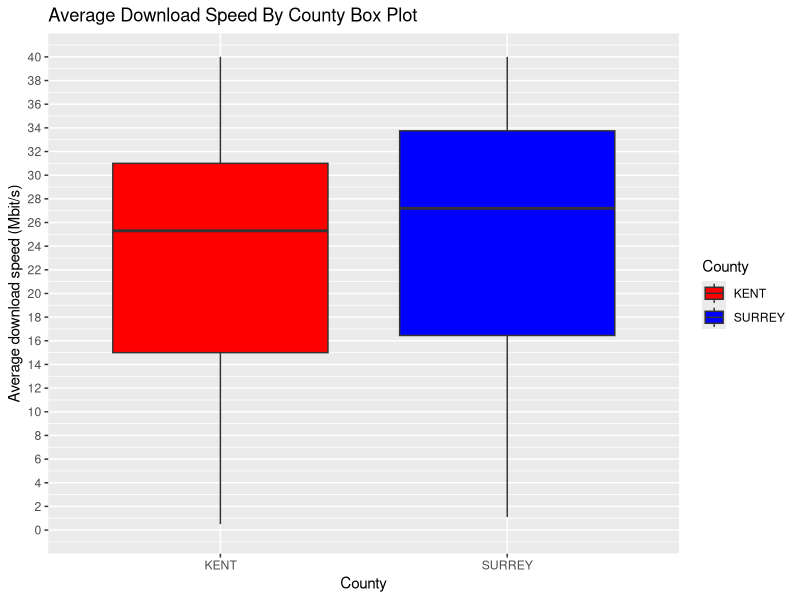
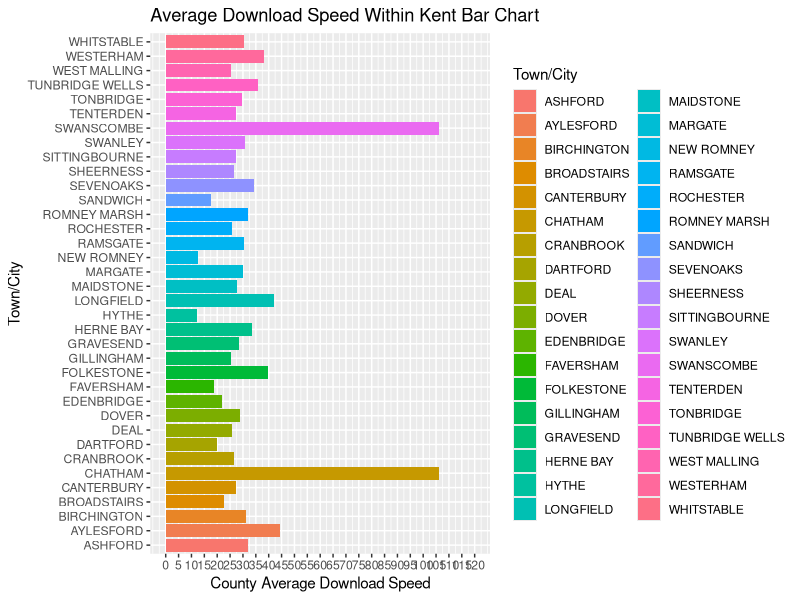
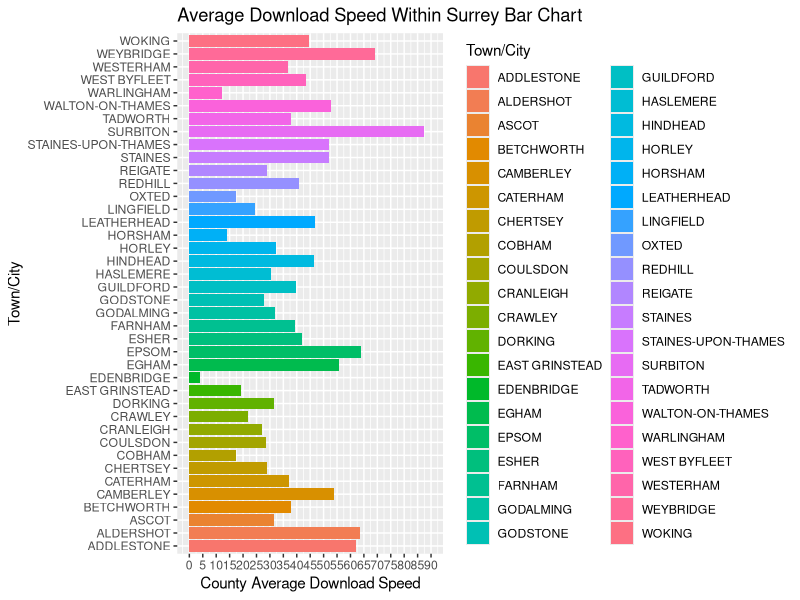

Write the R code that produced these figures, in order.
library(tidyverse)
library(dplyr)
library(lubridate)
library(ggplot2)
library("scales")

setwd("C:/Users/hacki/OneDrive/Desktop/Ronit_Bhujel_220050")

#importing the cleaned house prices
cleaned_broadband_speed= read_csv('Cleaned Data/Cleaned Broadband Speed.csv') 

#----------- Broadband Speed Box plot-----------#

#creating box plot to visualize average download speed in Kent and Surrey
cleaned_broadband_speed %>% 
  group_by(County) %>% #grouping by county since we are comparing counties only
  ggplot(aes(x = County, y = `Average download speed (Mbit/s)`, fill=County)) + #setting x-axis and y-axis values
  scale_y_continuous(limits=c(0,40), breaks = seq(0,40,2))+ #setting limits and breaks
  geom_boxplot() + #specifying the type of plot we need
  labs(title="Average Download Speed By County Box Plot") + #setting label for the chart 
  scale_fill_manual(values = c("red","blue"))

#----------- Broadband Speed Bar Charts-----------#

#creating bar chart to visualize average download speed in Kent
cleaned_broadband_speed %>% 
  filter(County== "KENT") %>% 
  group_by(`Town/City`) %>% #grouping by county since we are comparing counties only
  summarise(`County Average Download Speed`= mean(`Average download speed (Mbit/s)`)) %>% 
  ggplot(aes(x = `Town/City`, y = `County Average Download Speed`, fill=`Town/City`)) + #setting x-axis and y-axis values
  scale_y_continuous(limits=c(0,120), breaks = seq(0,120,5))+ #setting limits and breaks
  geom_bar(stat = "identity") + #specifying the type of plot we need 
  labs(title="Average Download Speed Within Kent Bar Chart") + #setting label for the chart  
  coord_flip()
  

#creating bar chart to visualize average download speed in Surrey
cleaned_broadband_speed %>% 
  filter(County== "SURREY") %>% 
  group_by(`Town/City`) %>% #grouping by county since we are comparing counties only
  summarise(`County Average Download Speed`= mean(`Average download speed (Mbit/s)`)) %>% 
  ggplot(aes(x = `Town/City`, y = `County Average Download Speed`, fill=`Town/City`)) + #setting x-axis and y-axis values
  scale_y_continuous(limits=c(0,90), breaks = seq(0,90,5))+ #setting limits and breaks
  geom_bar(stat = "identity") + #specifying the type of plot we need 
  labs(title="Average Download Speed Within Surrey Bar Chart") + #setting label for the chart  
  coord_flip()




